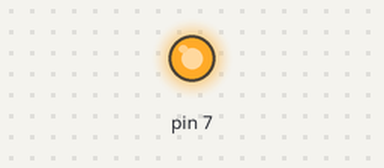
A sketch run on a simulated Arduino Uno, built with avr-gcc and run on an emulated ATmega328P. Parts: output pins drawn as LEDs (lit = HIGH).

Above: at 0.1 s.
Timing chart, 0 to 1.6 s (numbered marks = the images above):
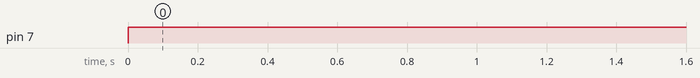

The sketch:

pruebaled.ino
```cpp
void setup() {
  // put your setup code here, to run once:
  // put your setup code here, to run once:
  pinMode(7, OUTPUT);
digitalWrite(7, LOW);
Serial.begin(9600);
}

void loop() {
  // put your main code here, to run repeatedly:
  digitalWrite(7, HIGH);

  delay(5000);
}
```

Measured:
- by itself, pin 7: LOW → HIGH at 0.00 s
